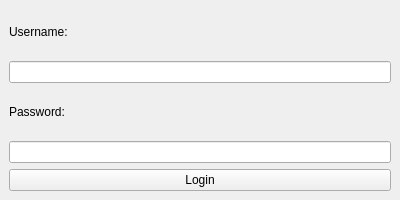
<?xml version="1.0" encoding="UTF-8"?>
<ui version="4.0">
 <class>LoginForm</class>
 <widget class="QMainWindow" name="LoginForm">
  <property name="geometry">
   <rect>
    <x>0</x>
    <y>0</y>
    <width>400</width>
    <height>200</height>
   </rect>
  </property>
  <property name="windowTitle">
   <string>Login</string>
  </property>
  <widget class="QWidget" name="centralwidget">
   <layout class="QVBoxLayout" name="verticalLayout">
    <item>
     <widget class="QLabel" name="label">
      <property name="text">
       <string>Username:</string>
      </property>
     </widget>
    </item>
    <item>
     <widget class="QLineEdit" name="usernameLineEdit"/>
    </item>
    <item>
     <widget class="QLabel" name="label_2">
      <property name="text">
       <string>Password:</string>
      </property>
     </widget>
    </item>
    <item>
     <widget class="QLineEdit" name="passwordLineEdit">
      <property name="echoMode">
       <enum>QLineEdit::Password</enum>
      </property>
     </widget>
    </item>
    <item>
     <widget class="QPushButton" name="loginPushButton">
      <property name="text">
       <string>Login</string>
      </property>
     </widget>
    </item>
   </layout>
  </widget>
 </widget>
 <resources/>
 <connections/>
</ui>
